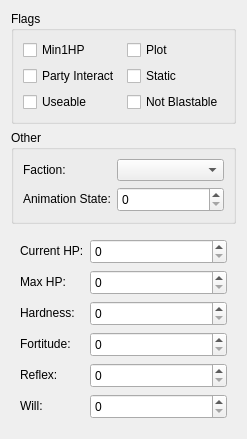
      <widget class="QWidget" name="tab_10">
       <attribute name="title">
        <string>Advanced</string>
       </attribute>
       <layout class="QVBoxLayout" name="verticalLayout">
        <item>
         <widget class="QGroupBox" name="groupBox_16">
          <property name="title">
           <string>Flags</string>
          </property>
          <layout class="QGridLayout" name="gridLayout">
           <item row="0" column="0">
            <widget class="QCheckBox" name="min1HpCheckbox">
             <property name="toolTip">
              <string>Min1HP (GFF: Min1HP). BYTE 0/1. When set, the door cannot be reduced below 1 HP by damage—it stays at 1 until destroyed by script or other means. Engine reads via ReadFieldBYTE in LoadDoor. KotOR 2 only in some builds. Modders: enable for doors that should be nearly unbreakable.</string>
             </property>
             <property name="text">
              <string>Min1HP</string>
             </property>
            </widget>
           </item>
           <item row="0" column="1">
            <widget class="QCheckBox" name="plotCheckbox">
             <property name="toolTip">
              <string>Plot (GFF: Plot). BYTE 0/1. When set, the door is plot-critical: it cannot be destroyed (treated as invulnerable if Static is not set). Engine reads Plot/Invulnerable/Static in LoadDoor and sets object.plot. Modders: enable for story doors that must never be broken.</string>
             </property>
             <property name="text">
              <string>Plot</string>
             </property>
            </widget>
           </item>
           <item row="1" column="0">
            <widget class="QCheckBox" name="partyInteractCheckbox">
             <property name="toolTip">
              <string>Party Interact. When set, the party can interact with this door (e.g. open, use dialogue). Used by the toolset/scripts; behavior may vary by game. Modders: enable for doors the player should be able to use.</string>
             </property>
             <property name="text">
              <string>Party Interact</string>
             </property>
            </widget>
           </item>
           <item row="1" column="1">
            <widget class="QCheckBox" name="staticCheckbox">
             <property name="toolTip">
              <string>Static (GFF: Static). BYTE 0/1. When set, the door is non-interactive (no open/close, no dialogue). Engine reads via ReadFieldBYTE in LoadDoor; if Static is 0, Plot flag still makes it invulnerable. Modders: use for decorative or script-only doors.</string>
             </property>
             <property name="text">
              <string>Static</string>
             </property>
            </widget>
           </item>
           <item row="2" column="0">
            <widget class="QCheckBox" name="useableCheckbox">
             <property name="toolTip">
              <string>Useable. When set, the door can be used (opened, conversation). Modders: enable for normal doors the player can interact with; disable for decoration or doors opened only by script.</string>
             </property>
             <property name="text">
              <string>Useable</string>
             </property>
            </widget>
           </item>
           <item row="2" column="1">
            <widget class="QCheckBox" name="notBlastableCheckbox">
             <property name="toolTip">
              <string>Not Blastable (GFF: NotBlastable). KotOR 2 only. When set, the door cannot be blasted open (e.g. with explosives). Modders: enable for doors that must be unlocked or opened by key/script only.</string>
             </property>
             <property name="text">
              <string>Not Blastable</string>
             </property>
            </widget>
           </item>
          </layout>
         </widget>
        </item>
        <item>
         <widget class="QGroupBox" name="groupBox_17">
          <property name="title">
           <string>Other</string>
          </property>
          <layout class="QFormLayout" name="formLayout_11">
           <item row="0" column="0">
            <widget class="QLabel" name="label_41">
             <property name="text">
              <string>Faction:</string>
             </property>
            </widget>
           </item>
           <item row="0" column="1">
            <widget class="ComboBox2DA" name="factionSelect">
             <property name="toolTip">
              <string>Faction (GFF: Faction). DWORD. Faction identifier; determines hostility and who can use the door. Engine reads via ReadFieldDWORD in LoadDoor. Modders: set to match your module's factions (repute.2da); wrong values can make the door hostile or unusable by the party.</string>
             </property>
            </widget>
           </item>
           <item row="1" column="0">
            <widget class="QLabel" name="label_42">
             <property name="text">
              <string>Animation State:</string>
             </property>
            </widget>
           </item>
           <item row="1" column="1">
            <widget class="QSpinBox" name="animationState">
             <property name="toolTip">
              <string>Animation State (GFF: AnimationState). BYTE 0–255. Current door animation state (e.g. open/closed). CSWSDoor::LoadDoor does not read this field in the template loader; it may be used when loading from save or for instance state in the area. In template UTDs leave at 0; runtime state is stored in the GIT for placed instances. Modders: set 0 for new doors.</string>
             </property>
             <property name="minimumSize">
              <size>
               <width>0</width>
               <height>25</height>
              </size>
             </property>
             <property name="minimum">
              <number>0</number>
             </property>
             <property name="maximum">
              <number>255</number>
             </property>
            </widget>
           </item>
          </layout>
         </widget>
        </item>
        <item>
         <widget class="QWidget" name="widget_4" native="true">
          <property name="sizePolicy">
           <sizepolicy hsizetype="Preferred" vsizetype="MinimumExpanding">
            <horstretch>0</horstretch>
            <verstretch>0</verstretch>
           </sizepolicy>
          </property>
          <layout class="QFormLayout" name="statsLayout">
           <item row="0" column="0">
            <widget class="QLabel" name="label_3">
             <property name="text">
              <string>Current HP:</string>
             </property>
            </widget>
           </item>
           <item row="0" column="1">
             <widget class="QSpinBox" name="currentHpSpin">
             <property name="toolTip">
              <string>Current HP (GFF: CurrentHP). SHORT. Door's current hit points when loaded; when it reaches 0 the door is destroyed and OnDeath runs. Engine reads via ReadFieldSHORT in LoadDoor. Modders: valid range 0–32767; usually set equal to Max HP for a full-strength door. Clamped to Max HP when loading from GIT if a flag is set.</string>
             </property>
             <property name="minimumSize">
              <size>
               <width>30</width>
               <height>25</height>
              </size>
             </property>
             <property name="minimum">
              <number>0</number>
             </property>
             <property name="maximum">
              <number>32767</number>
             </property>
            </widget>
           </item>
           <item row="1" column="0">
            <widget class="QLabel" name="label_26">
             <property name="text">
              <string>Max HP:</string>
             </property>
            </widget>
           </item>
           <item row="1" column="1">
            <widget class="QSpinBox" name="maxHpSpin">
             <property name="toolTip">
              <string>Max HP (GFF: HP). SHORT. Maximum hit points; door is destroyed when Current HP reaches 0. Engine reads via ReadFieldSHORT in LoadDoor. Modders: valid range 0–32767; typical values 10–50 for breakable doors. Plot or Static doors may ignore damage.</string>
             </property>
             <property name="minimumSize">
              <size>
               <width>0</width>
               <height>25</height>
              </size>
             </property>
             <property name="minimum">
              <number>0</number>
             </property>
             <property name="maximum">
              <number>32767</number>
             </property>
            </widget>
           </item>
           <item row="2" column="0">
            <widget class="QLabel" name="label_20">
             <property name="text">
              <string>Hardness:</string>
             </property>
            </widget>
           </item>
           <item row="2" column="1">
            <widget class="QSpinBox" name="hardnessSpin">
             <property name="toolTip">
              <string>Hardness (GFF: Hardness). BYTE. Damage reduction applied when the door is hit; reduces each attack's damage. Engine reads via ReadFieldBYTE in LoadDoor (default 0). Modders: valid range 0–255; typical 0–20. Does not prevent destruction when HP reaches 0.</string>
             </property>
             <property name="minimumSize">
              <size>
               <width>0</width>
               <height>25</height>
              </size>
             </property>
             <property name="minimum">
              <number>0</number>
             </property>
             <property name="maximum">
              <number>255</number>
             </property>
            </widget>
           </item>
           <item row="3" column="0">
            <widget class="QLabel" name="label_21">
             <property name="text">
              <string>Fortitude:</string>
             </property>
            </widget>
           </item>
           <item row="3" column="1">
            <widget class="QSpinBox" name="fortitudeSpin">
             <property name="toolTip">
              <string>Fortitude (GFF: Fort). BYTE. Fortitude save value for the door; used in some save checks (e.g. against spells). Engine reads via ReadFieldBYTE in LoadDoor. Modders: valid range 0–255; often 0 in vanilla files.</string>
             </property>
             <property name="minimumSize">
              <size>
               <width>0</width>
               <height>25</height>
              </size>
             </property>
             <property name="minimum">
              <number>0</number>
             </property>
             <property name="maximum">
              <number>255</number>
             </property>
            </widget>
           </item>
           <item row="4" column="0">
            <widget class="QLabel" name="label_24">
             <property name="text">
              <string>Reflex:</string>
             </property>
            </widget>
           </item>
           <item row="4" column="1">
            <widget class="QSpinBox" name="reflexSpin">
             <property name="toolTip">
              <string>Reflex (GFF: Ref). BYTE. Reflex save value for the door; used in some save checks. Engine reads via ReadFieldBYTE in LoadDoor. Modders: valid range 0–255; often 0 in vanilla files.</string>
             </property>
             <property name="minimumSize">
              <size>
               <width>0</width>
               <height>25</height>
              </size>
             </property>
             <property name="minimum">
              <number>0</number>
             </property>
             <property name="maximum">
              <number>255</number>
             </property>
            </widget>
           </item>
           <item row="5" column="0">
            <widget class="QLabel" name="label_25">
             <property name="text">
              <string>Will:</string>
             </property>
            </widget>
           </item>
           <item row="5" column="1">
            <widget class="QSpinBox" name="willSpin">
             <property name="toolTip">
              <string>Will (GFF: Will). BYTE. Will save value for the door; used in some save checks (e.g. against mind-affecting effects). Engine reads via ReadFieldBYTE in LoadDoor. Modders: valid range 0–255; often 0 in vanilla files.</string>
             </property>
             <property name="minimumSize">
              <size>
               <width>0</width>
               <height>25</height>
              </size>
             </property>
             <property name="minimum">
              <number>0</number>
             </property>
             <property name="maximum">
              <number>255</number>
             </property>
            </widget>
           </item>
          </layout>
         </widget>
        </item>
       </layout>
      </widget>
